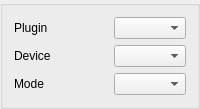
         <widget class="QGroupBox" name="groupBox_2">
          <property name="sizePolicy">
           <sizepolicy hsizetype="MinimumExpanding" vsizetype="Fixed">
            <horstretch>0</horstretch>
            <verstretch>0</verstretch>
           </sizepolicy>
          </property>
          <layout class="QGridLayout" name="gridLayout_14">
           <item row="0" column="0">
            <layout class="QGridLayout" name="gridLayout_7">
             <item row="0" column="1">
              <spacer name="horizontalSpacer_29">
               <property name="orientation">
                <enum>Qt::Horizontal</enum>
               </property>
               <property name="sizeType">
                <enum>QSizePolicy::MinimumExpanding</enum>
               </property>
               <property name="sizeHint" stdset="0">
                <size>
                 <width>40</width>
                 <height>20</height>
                </size>
               </property>
              </spacer>
             </item>
             <item row="0" column="0">
              <widget class="QLabel" name="label_17">
               <property name="sizePolicy">
                <sizepolicy hsizetype="Minimum" vsizetype="Minimum">
                 <horstretch>0</horstretch>
                 <verstretch>0</verstretch>
                </sizepolicy>
               </property>
               <property name="text">
                <string>Plugin</string>
               </property>
              </widget>
             </item>
             <item row="1" column="2">
              <widget class="QComboBox" name="comboDevice">
               <property name="sizePolicy">
                <sizepolicy hsizetype="MinimumExpanding" vsizetype="Minimum">
                 <horstretch>0</horstretch>
                 <verstretch>0</verstretch>
                </sizepolicy>
               </property>
              </widget>
             </item>
             <item row="2" column="1">
              <spacer name="horizontalSpacer_31">
               <property name="orientation">
                <enum>Qt::Horizontal</enum>
               </property>
               <property name="sizeType">
                <enum>QSizePolicy::MinimumExpanding</enum>
               </property>
               <property name="sizeHint" stdset="0">
                <size>
                 <width>40</width>
                 <height>20</height>
                </size>
               </property>
              </spacer>
             </item>
             <item row="2" column="2">
              <widget class="QComboBox" name="comboMode">
               <property name="sizePolicy">
                <sizepolicy hsizetype="MinimumExpanding" vsizetype="Minimum">
                 <horstretch>0</horstretch>
                 <verstretch>0</verstretch>
                </sizepolicy>
               </property>
              </widget>
             </item>
             <item row="2" column="0">
              <widget class="QLabel" name="label_19">
               <property name="text">
                <string>Mode</string>
               </property>
              </widget>
             </item>
             <item row="1" column="1">
              <spacer name="horizontalSpacer_30">
               <property name="orientation">
                <enum>Qt::Horizontal</enum>
               </property>
               <property name="sizeType">
                <enum>QSizePolicy::MinimumExpanding</enum>
               </property>
               <property name="sizeHint" stdset="0">
                <size>
                 <width>40</width>
                 <height>20</height>
                </size>
               </property>
              </spacer>
             </item>
             <item row="0" column="2">
              <widget class="QComboBox" name="comboPlugin">
               <property name="sizePolicy">
                <sizepolicy hsizetype="MinimumExpanding" vsizetype="Minimum">
                 <horstretch>0</horstretch>
                 <verstretch>0</verstretch>
                </sizepolicy>
               </property>
              </widget>
             </item>
             <item row="1" column="0">
              <widget class="QLabel" name="label_18">
               <property name="text">
                <string>Device</string>
               </property>
              </widget>
             </item>
            </layout>
           </item>
          </layout>
         </widget>
